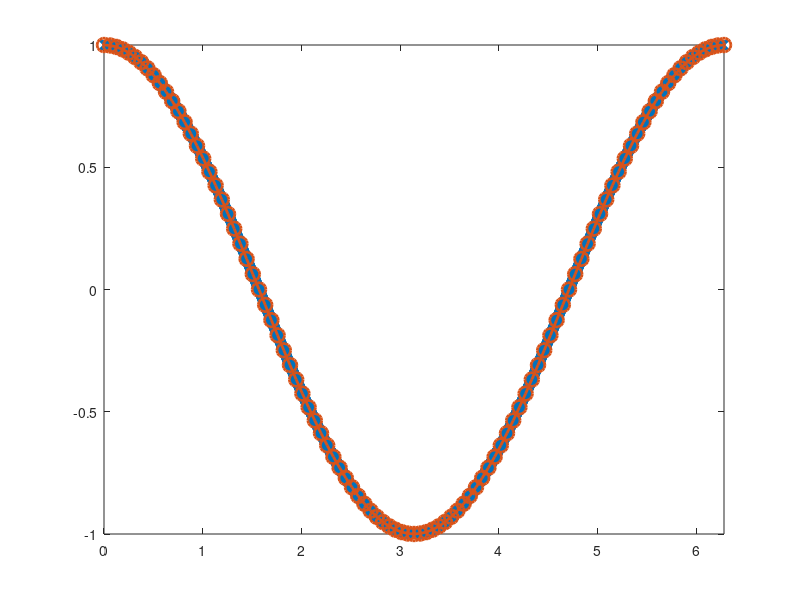

The MATLAB script that drew this image:
clear

% RHS
f = @(t,y,K) -K*(y-cos((t))) - sin(t);

% exact solution
y_exact = @(t) cos(t);

% initial condition and final time
y0 = cos(0);
tf = 2*pi;

% RHS parameter
K = 1000;

% Forward Euler
N_FE = 10000;
h_FE = tf/N_FE;
y_FE = y0;
t_FE = 0;
for k = 1:N_FE
  y_FE(k+1) = y_FE(k) + h_FE*f(t_FE(k),y_FE(k),K);
  t_FE(k+1) = t_FE(k) + h_FE;
end

% Backward Euler
N_BE = 100;
h_BE = tf/N_BE;
y_BE = y0;
t_BE = 0;
for k = 1:N_BE
  t_BE(k+1) = t_BE(k) + h_BE;
  y_BE(k+1) = (y_BE(k) + h_BE*(K*cos(t_BE(k+1))-sin(t_BE(k+1))))/(1+K*h_BE);
end

% plot the two solution
plot(t_FE,y_FE,'x-',t_BE,y_BE,'o-','MarkerSize',10,'LineWidth',2)
axis tight
ylim([-1 1])
